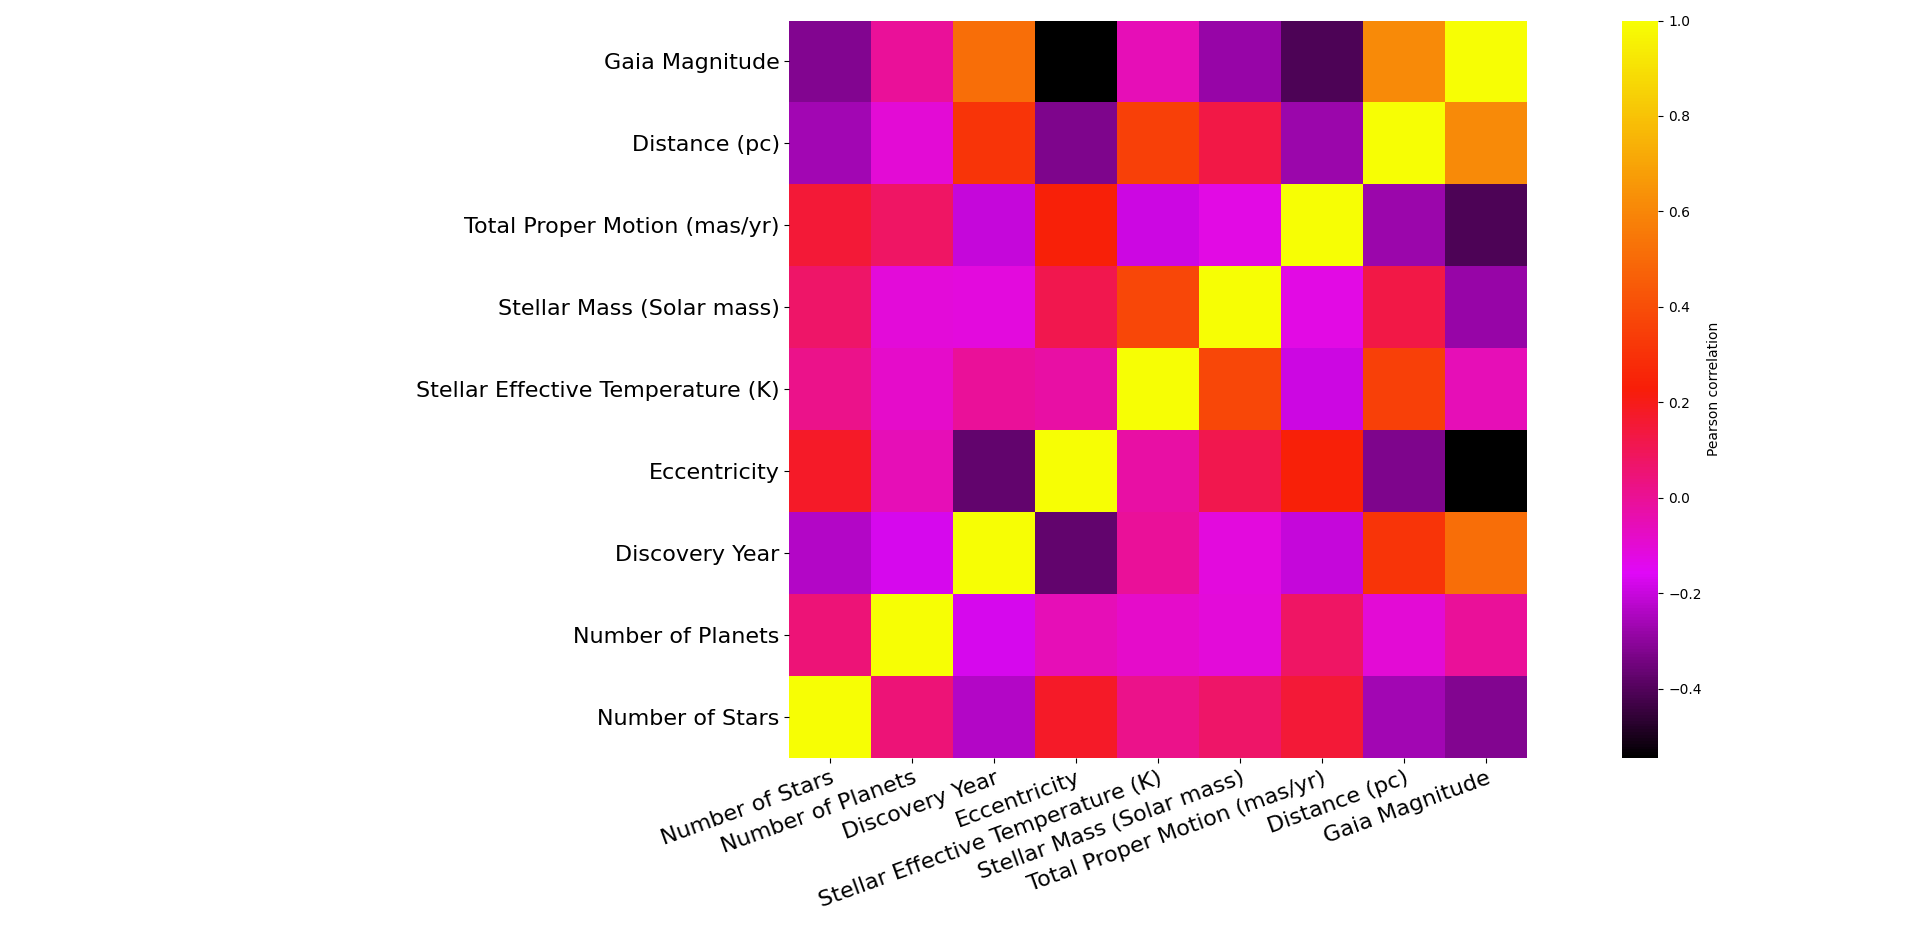

Reproduce this figure in Python.

# Paths:
path_data = "data/"

# Packages:
import numpy as np
import pandas as pd
import seaborn as sns
import matplotlib.pyplot as plt
from matplotlib.colors import LinearSegmentedColormap, Colormap

# Display options:
pd.set_option("display.width", 1200)
pd.set_option("display.max_columns", 300)
pd.set_option("display.max_rows", 300)

# Dataset:
df = pd.read_csv(path_data + "nasa_exoplanets.csv")
df_varnames = pd.read_csv(path_data + "nasa_exoplanets_var_names.csv")

# Variables:
num_vars = ["sy_snum", "sy_pnum", "disc_year", "pl_orbeccen", "st_teff", "st_mass", "sy_pm",
            "sy_dist", "sy_gaiamag"]
num_vars_names = df_varnames.loc[df_varnames["var"].isin(num_vars)].copy()["var_name"].values

# Adapt the data:
df_plot = df[num_vars]
df_plot = df_plot.dropna()
df_plot = df_plot.reset_index(drop = True)
df_plot = df_plot.corr()

# Plot:
my_colors = ["#000000", "#E008F8", "#F81D08", "#F88A08", "#F7FE04"]
my_palette = LinearSegmentedColormap.from_list("my_palette", my_colors)

fig, ax = plt.subplots(
    figsize = (11, 10),
    tight_layout = True
)
_ = sns.heatmap(
    data = df_plot,
    cbar = True,
    cmap = my_palette,
    cbar_kws = {"label": "Pearson correlation"},
    square = True,
    xticklabels = num_vars_names,
    yticklabels = num_vars_names,
    ax = ax
)
_ = ax.invert_yaxis()
_ = ax.tick_params(
    axis = "x", 
    which = "major", 
    labelsize = 16
)
_ = plt.setp(
    ax.get_xticklabels(),
    rotation = 20,
    ha = "right",
    rotation_mode = "anchor"
)
_ = ax.tick_params(
    axis = "y", 
    which = "major", 
    labelsize = 16
)
